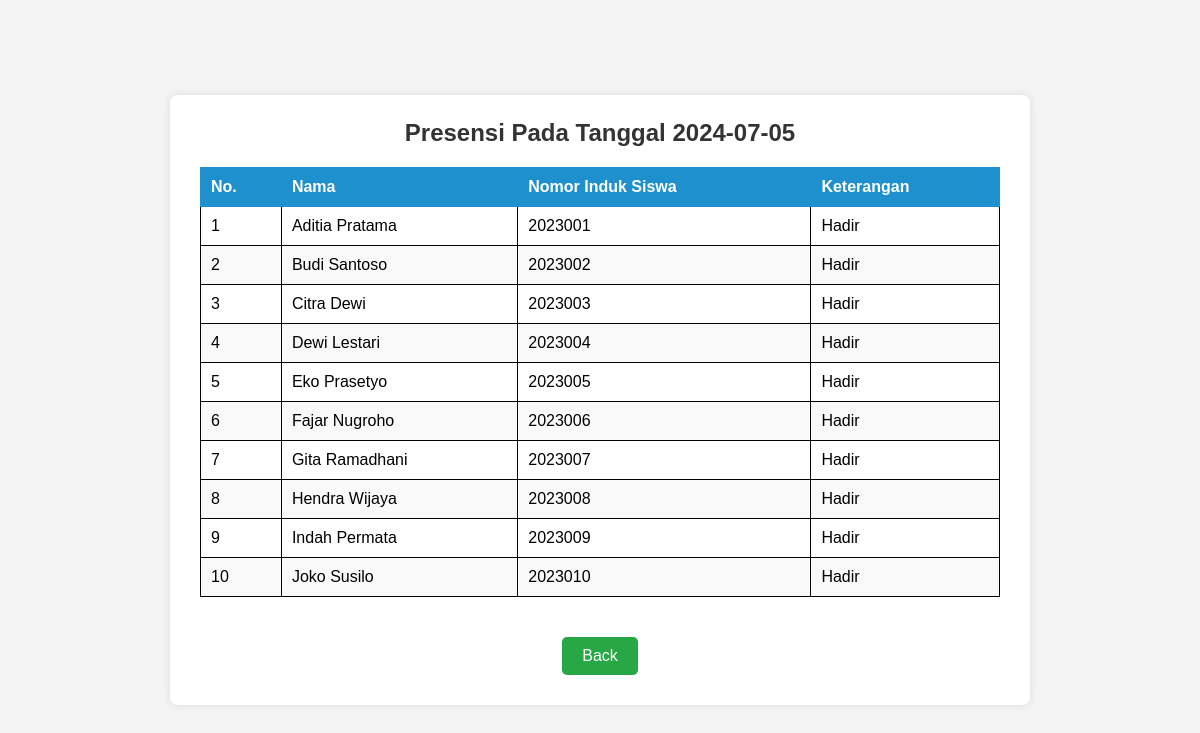
Page /presensi/view.php?tanggal=2024-07-05 on the committed database.
### tables this page shows
CREATE TABLE `datasiswa` (
  `id` int(11) NOT NULL,
  `nama` varchar(100) NOT NULL,
  `nis` varchar(10) NOT NULL,
  `tanggal` date NOT NULL,
  `ket` enum('Hadir','Izin','Sakit','Alpha') NOT NULL
);

### presensi/view.php (the view, shortened to what this page needs)
<?php
require_once '../dbkoneksi.php';
if (isset($_GET['tanggal'])) {
    $tanggal = $_GET['tanggal'];
    $sql = "SELECT * FROM datasiswa WHERE tanggal = ?";
    $stmt = $dbh->prepare($sql);
    $stmt->execute([$tanggal]);
    $presensi = $stmt->fetchAll();
} else {
    echo "Tanggal tidak ditemukan.";
    exit;
}
?>
<!DOCTYPE html>
<html lang="en">
<head>
</head>
<body>
    <div class="container">
        <h2>Presensi Pada Tanggal <?= htmlspecialchars($tanggal) ?></h2>
        <table id="presensi-table">
            <thead>
                <tr>
                    <th>No.</th>
                    <th>Nama</th>
                    <th>Nomor Induk Siswa</th>
                    <th>Keterangan</th>
                </tr>
            </thead>
            <tbody>
                <?php
                if ($presensi) {
                    $nomor  = 1;
                    foreach ($presensi as $row) {
                        ?>
                        <tr>
                            <td><?= $nomor ?></td>
                            <td><?= htmlspecialchars($row['nama']) ?></td>
                            <td><?= htmlspecialchars($row['nis']) ?></td>
                            <td><?= htmlspecialchars($row['ket']) ?></td>
                        </tr>
                        <?php
                        $nomor++;
                    }
                } else {
                    ?>
                    <tr>
                        <td colspan="4">Tidak ada data presensi untuk tanggal tersebut.</td>
                    </tr>
                    <?php
                }
                ?>
            </tbody>
        </table>
        <a href="../index.php" class="button-link">Back</a>
    </div>
</body>
</html>

### presensi/view.php (style rules this page uses)
body { font-family: Arial, sans-serif; background-color: #f4f4f4; margin: 0; padding: 0; display: flex; justify-content: center; align-items: center; height: 100vh; }
.container { background-color: white; padding: 30px; padding-top: 5px; border-radius: 8px; box-shadow: 0 0 10px rgba(0, 0, 0, 0.1); width: 90%; max-width: 800px; text-align: center; }
h2 { text-align: center; color: #333; }
table { width: 100%; border-collapse: collapse; margin: 20px 0; overflow-x: auto; }
table thead th { background-color: #1F90CE; color: white; text-align: left; padding: 10px; border: 1px solid #1F90CE; }
table tbody tr:nth-child(even) { background-color: #f9f9f9; }
table tbody td { padding: 10px; border: 1px solid black; }
.button-link { display: inline-block; padding: 10px 20px; background-color: #28a745; color: white; text-decoration: none; border-radius: 5px; transition: background-color 0.3s ease; text-align: center; margin-top: 20px; }

### rows in the picture
datasiswa: nama "Aditia Pratama", nis "2023001", ket "Hadir"
datasiswa: nama "Budi Santoso", nis "2023002", ket "Hadir"
datasiswa: nama "Citra Dewi", nis "2023003", ket "Hadir"
datasiswa: nama "Dewi Lestari", nis "2023004", ket "Hadir"
datasiswa: nama "Eko Prasetyo", nis "2023005", ket "Hadir"
datasiswa: nama "Fajar Nugroho", nis "2023006", ket "Hadir"
datasiswa: nama "Gita Ramadhani", nis "2023007", ket "Hadir"
datasiswa: nama "Hendra Wijaya", nis "2023008", ket "Hadir"
datasiswa: nama "Indah Permata", nis "2023009", ket "Hadir"
datasiswa: nama "Joko Susilo", nis "2023010", ket "Hadir"

### other values in the picture
$tanggal "2024-07-05"
